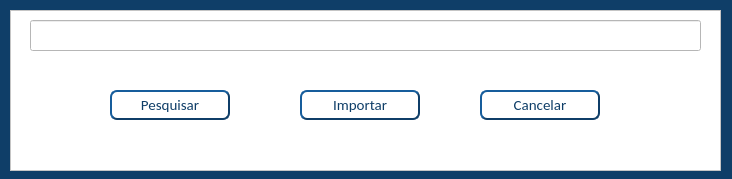
<?xml version="1.0" encoding="UTF-8"?>
<ui version="4.0">
 <class>ImportarUBS</class>
 <widget class="QMainWindow" name="ImportarUBS">
  <property name="geometry">
   <rect>
    <x>0</x>
    <y>0</y>
    <width>732</width>
    <height>179</height>
   </rect>
  </property>
  <property name="minimumSize">
   <size>
    <width>727</width>
    <height>179</height>
   </size>
  </property>
  <property name="maximumSize">
   <size>
    <width>732</width>
    <height>179</height>
   </size>
  </property>
  <property name="windowTitle">
   <string>Importar Arquivo UBS</string>
  </property>
  <property name="windowIcon">
   <iconset>
    <normaloff>ubs.png</normaloff>ubs.png</iconset>
  </property>
  <property name="styleSheet">
   <string notr="true">background-color: rgb(15, 62, 104);</string>
  </property>
  <widget class="QWidget" name="centralwidget">
   <widget class="QFrame" name="frame">
    <property name="geometry">
     <rect>
      <x>10</x>
      <y>10</y>
      <width>711</width>
      <height>161</height>
     </rect>
    </property>
    <property name="styleSheet">
     <string notr="true">background-color: rgb(255, 255, 255);</string>
    </property>
    <property name="frameShape">
     <enum>QFrame::StyledPanel</enum>
    </property>
    <property name="frameShadow">
     <enum>QFrame::Raised</enum>
    </property>
    <widget class="QToolButton" name="botaoPesquisar">
     <property name="geometry">
      <rect>
       <x>100</x>
       <y>80</y>
       <width>120</width>
       <height>30</height>
      </rect>
     </property>
     <property name="minimumSize">
      <size>
       <width>120</width>
       <height>30</height>
      </size>
     </property>
     <property name="maximumSize">
      <size>
       <width>120</width>
       <height>30</height>
      </size>
     </property>
     <property name="font">
      <font>
       <family>Calibri</family>
       <pointsize>11</pointsize>
       <weight>50</weight>
       <bold>false</bold>
      </font>
     </property>
     <property name="mouseTracking">
      <bool>true</bool>
     </property>
     <property name="tabletTracking">
      <bool>true</bool>
     </property>
     <property name="focusPolicy">
      <enum>Qt::ClickFocus</enum>
     </property>
     <property name="styleSheet">
      <string notr="true">QToolButton{
background-color: rgb(255, 255, 255);
color: rgb(15, 62, 104);
border-style:outset;
border-width:2px;
border-radius:7px;
border-color: rgb(15, 62, 104);
}

QToolButton:hover{
	background-color: rgb(243, 243, 243);
}</string>
     </property>
     <property name="text">
      <string>Pesquisar</string>
     </property>
    </widget>
    <widget class="QToolButton" name="botaoImportar">
     <property name="geometry">
      <rect>
       <x>290</x>
       <y>80</y>
       <width>120</width>
       <height>30</height>
      </rect>
     </property>
     <property name="minimumSize">
      <size>
       <width>120</width>
       <height>24</height>
      </size>
     </property>
     <property name="maximumSize">
      <size>
       <width>120</width>
       <height>30</height>
      </size>
     </property>
     <property name="font">
      <font>
       <family>Calibri</family>
       <pointsize>11</pointsize>
       <weight>50</weight>
       <bold>false</bold>
      </font>
     </property>
     <property name="mouseTracking">
      <bool>true</bool>
     </property>
     <property name="tabletTracking">
      <bool>true</bool>
     </property>
     <property name="focusPolicy">
      <enum>Qt::ClickFocus</enum>
     </property>
     <property name="styleSheet">
      <string notr="true">QToolButton{
background-color: rgb(255, 255, 255);
color: rgb(15, 62, 104);
border-style:outset;
border-width:2px;
border-radius:7px;
border-color: rgb(15, 62, 104);
}

QToolButton:hover{
	background-color: rgb(243, 243, 243);
}</string>
     </property>
     <property name="text">
      <string>Importar</string>
     </property>
    </widget>
    <widget class="QToolButton" name="botaoCancelar">
     <property name="geometry">
      <rect>
       <x>470</x>
       <y>80</y>
       <width>120</width>
       <height>30</height>
      </rect>
     </property>
     <property name="minimumSize">
      <size>
       <width>120</width>
       <height>24</height>
      </size>
     </property>
     <property name="maximumSize">
      <size>
       <width>120</width>
       <height>30</height>
      </size>
     </property>
     <property name="font">
      <font>
       <family>Calibri</family>
       <pointsize>11</pointsize>
       <weight>50</weight>
       <bold>false</bold>
      </font>
     </property>
     <property name="mouseTracking">
      <bool>true</bool>
     </property>
     <property name="tabletTracking">
      <bool>true</bool>
     </property>
     <property name="focusPolicy">
      <enum>Qt::ClickFocus</enum>
     </property>
     <property name="styleSheet">
      <string notr="true">QToolButton{
background-color: rgb(255, 255, 255);
color: rgb(15, 62, 104);
border-style:outset;
border-width:2px;
border-radius:7px;
border-color: rgb(15, 62, 104);
}

QToolButton:hover{
	background-color: rgb(243, 243, 243);
}</string>
     </property>
     <property name="text">
      <string>Cancelar</string>
     </property>
    </widget>
    <widget class="QLineEdit" name="endereco_excel">
     <property name="geometry">
      <rect>
       <x>20</x>
       <y>10</y>
       <width>671</width>
       <height>31</height>
      </rect>
     </property>
     <property name="styleSheet">
      <string notr="true">background-color: rgb(255, 255, 255);</string>
     </property>
    </widget>
   </widget>
  </widget>
 </widget>
 <resources/>
 <connections/>
</ui>
